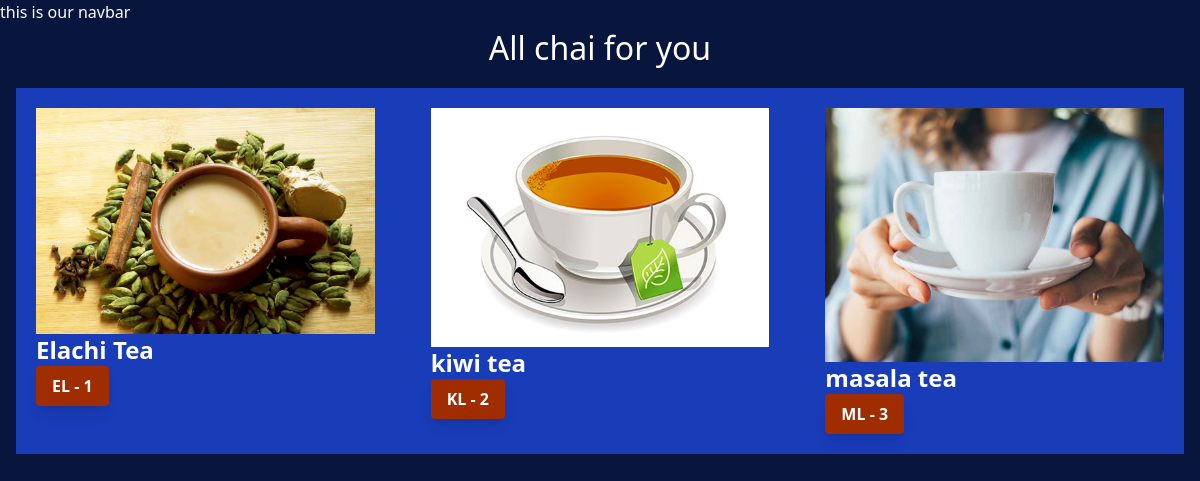
The app's page /chai/ with its own data.
### chai/models.py (models this page shows, shortened)
class ChaiVarity(models.Model):
   CHAI_TYPE_CHOICE = [
       ("ML", "MASALA"),
       ("GR", "GINGER"),
       ("KL", "KIWI"),
       ("PL", "PLAIN"),
       ("EL", "ELACHI"),
   ]
   name = models.CharField(max_length=100)
   image = models.ImageField(upload_to="kamoka/")
   date_added = models.DateTimeField(default=timezone.now)
   type = models.CharField(max_length=2, choices=CHAI_TYPE_CHOICE)
   description = models.TextField(default="")

### chai/views.py (the view)
# urls.py: path('', views.all_chai, name='all_chai'),
def all_chai(request):
   print("=="*100)
   if request.method == "GET":
       chais = ChaiVarity.objects.all()
       print(chais[0].__dict__)
       return render(request, 'chai/all_chai.html', {"chais": chais})

### chai/templates/chai/all_chai.html (shortened to what this page needs)
{% extends "layout.html" %}
{% block content %}
<h1>All chai for you</h1>
<div class="grid grid-cols-3 gap-4 m-4 bg-blue-800">
  {% for chai in chais %}
  <div class="p-5 bg-blue-800">
    <img src="{{ chai.image.url }}" alt="" />
    <h3 class="text-2xl font-bold">{{ chai.name }}</h3>
     <a href="{% url "chai_detail" chai.id %}">
      <button
        type="button"
        class="px-4 py-2 font-semibold text-white transition duration-300 bg-orange-800 rounded shadow-lg hover:bg-orange-700 focus:outline-none focus:ring-2 focus:ring-orange-500 focus:ring-offset-2"
      >
        {{ chai.type }} - {{ chai.id }}
      </button>
    </a>
  </div>
  {% endfor %}
</div>
{% endblock %}

### templates/layout.html (shortened to what this page needs)
{% load static tailwind_tags %} {% load static %}
<!DOCTYPE html>
<html lang="en">
  <head>
    <link rel="stylesheet" type="text/css" href="{% static "style.css" %}">
    {%tailwind_css %}
  </head>
  <body>
    <nav>this is our navbar</nav>
    {% block content %}{% endblock %}
  </body>
</html>

### static/style.css (style rules this page uses)
body { background-color: #08153d; color:#FFFFFF; }
h1 { text-align: center; font-size: 2em; }

### records on screen
ChaiVarity: image (picture), name "Elachi Tea", type "EL", id "1"
ChaiVarity: image (picture), name "kiwi tea", type "KL", id "2"
ChaiVarity: image (picture), name "masala tea", type "ML", id "3"
